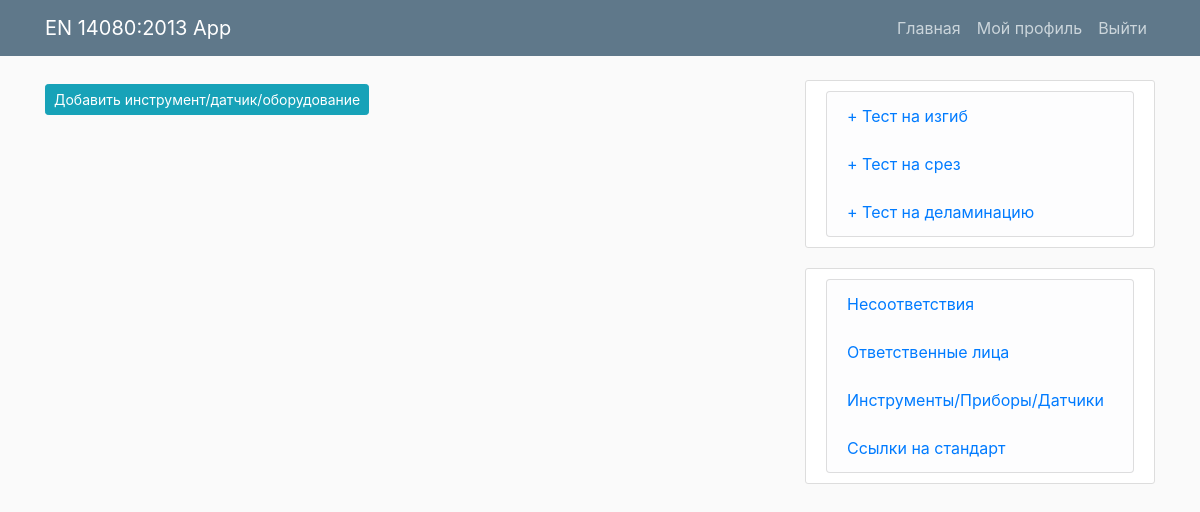
/tools/ (signed in), run on an earlier commit of the app's database.
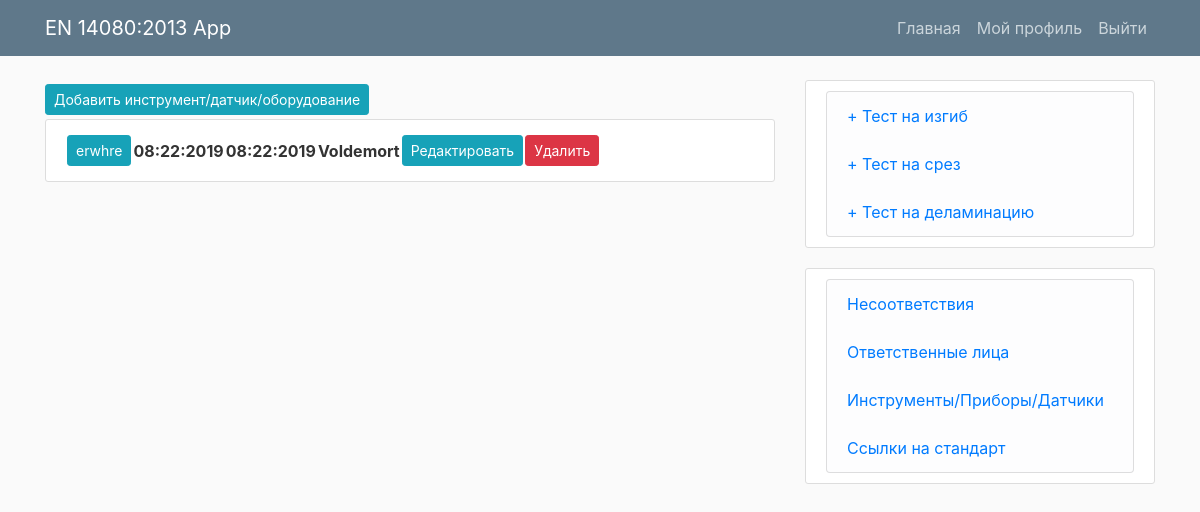
And on a later commit of the database.
### mainApp/models.py (models this page shows, shortened)
class Tool(models.Model):
	name = models.CharField(max_length=100)
	description = models.TextField(blank=True)
	resp_person = models.ForeignKey(Person, on_delete=models.PROTECT)
	calibration_date = models.DateField()
	next_calibration_date = models.DateField()
	author = models.ForeignKey(User, blank=True, null=True, on_delete=models.CASCADE)

class Person(models.Model):
	name = models.CharField(max_length=100)
	position = models.CharField(max_length=100)
	training_date = models.DateField()
	next_training_date = models.DateField()
	comment = models.TextField(blank=True)
	author = models.ForeignKey(User, blank=True, null=True, on_delete=models.CASCADE)

### mainApp/views.py (the view)
# urls.py: path('tools/', today_views.ToolsView, name='tools'),
@login_required
def ToolsView(request):
	user = get_object_or_404(User, username=request.user.username)
	tools = Tool.objects.filter(author=user).order_by('name')
	return render(request, 'mainApp/tools.html', {'tools': tools,})

### mainApp/templates/mainApp/tools.html
{% extends "mainApp/today.html" %}
{% load crispy_forms_tags %}
{% load bootstrap4 %}
{% block content %}
<a class="btn btn-info btn-sm mt-1 mb-1" href="{% url 'tool-create' %}">Добавить инструмент/датчик/оборудование</a>
{% for tool in tools %}
<div class="content-section tabletoday">
    <table>
        <tr>
            <th><a class="btn btn-info btn-sm mt-1 mb-1" href="{% url 'tool' tool.id %}">{{ tool.name }}</a></th>
            <th>{{ tool.calibration_date|date:"m:d:Y" }}</th>
            <th>{{ tool.next_calibration_date|date:"m:d:Y" }}</th>
            <th>{{ tool.resp_person.name }}</th>
            <th>
                <a class="btn btn-info btn-sm mt-1 mb-1" href="{% url 'tool-update' tool.id %}">Редактировать</a>
            </th>
             <th>
                <a class="btn btn-danger btn-sm mt-1 mb-1" href="{% url 'tool-delete' tool.id %}">Удалить</a>
            </th>
        </tr>
    </table>
</div>
{% endfor %}
{% endblock content %}

What changed in the data, as far as the page shows it:
added Tool: name "erwhre", calibration_date "08:22:2019", next_calibration_date "08:22:2019", resp_person.name "Voldemort"
